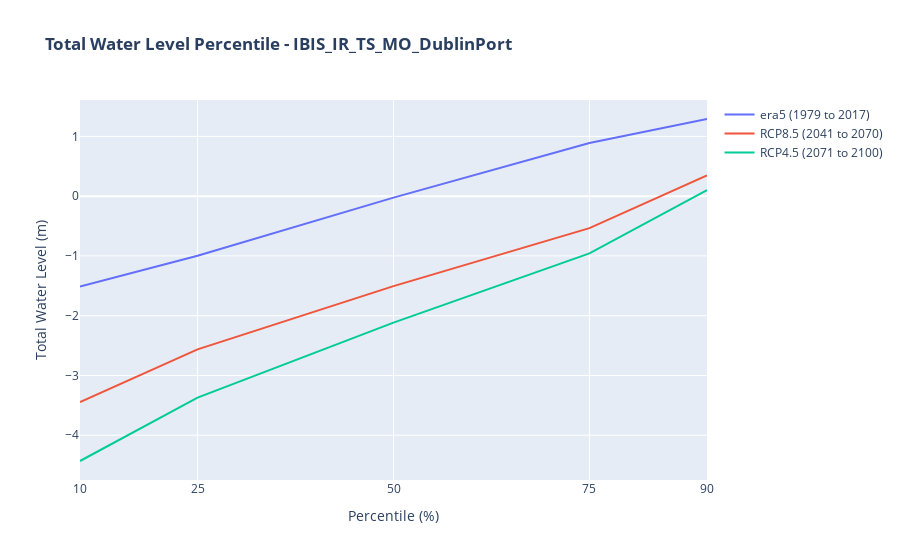

The cell this chart's notebook holds for it:
### Code cell
percentileChart = go.Figure(data=[era5_TWL_PRC_Trend,rcp8_5_TWL_PRC_Trend,rcp4_5_TWL_PRC_Trend], layout=layout)
percentileChart.show()

### Figure 1 — Plotly figure (JSON) as saved in the notebook; plotly's stock layout.template omitted (floating-point values rounded to 4 significant figures)
{"data": [{"mode": "lines", "name": "era5 (1979 to 2017)", "type": "scatter", "x": [10, 25, 50, 75, 90], "y": [-1.512, -0.9968, -0.02442, 0.8908, 1.291]}, {"mode": "lines", "name": "RCP8.5 (2041 to 2070)", "type": "scatter", "x": [10, 25, 50, 75, 90], "y": [-3.446, -2.564, -1.506, -0.5353, 0.3467]}, {"mode": "lines", "name": "RCP4.5 (2071 to 2100)", "type": "scatter", "x": [10, 25, 50, 75, 90], "y": [-4.431, -3.37, -2.116, -0.9585, 0.1027]}], "layout": {"title": {"text": "<b>Total Water Level Percentile - IBIS_IR_TS_MO_DublinPort</b>"}, "xaxis": {"tickmode": "array", "tickvals": [10, 25, 50, 75, 90], "title": {"text": "Percentile (%)"}}, "yaxis": {"title": {"text": "Total Water Level (m)"}}}}
